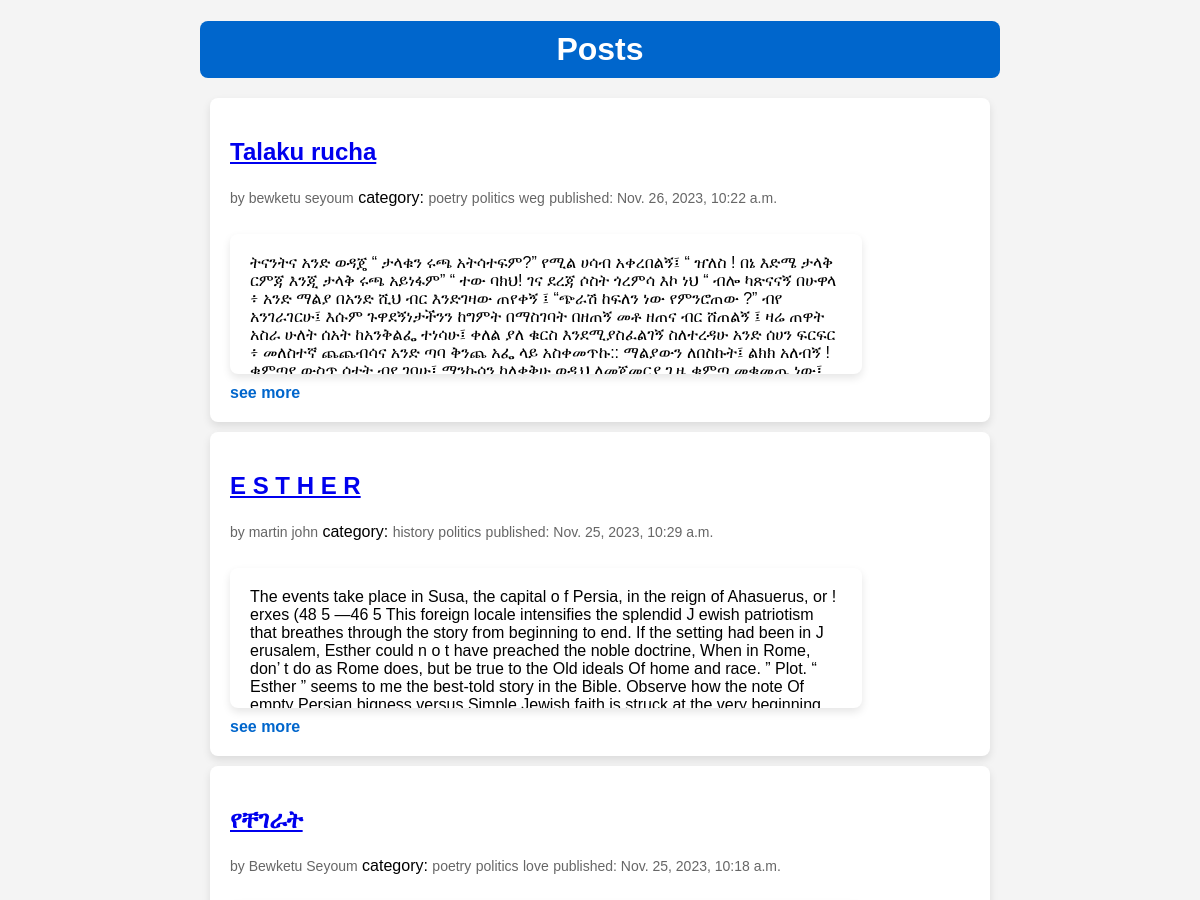
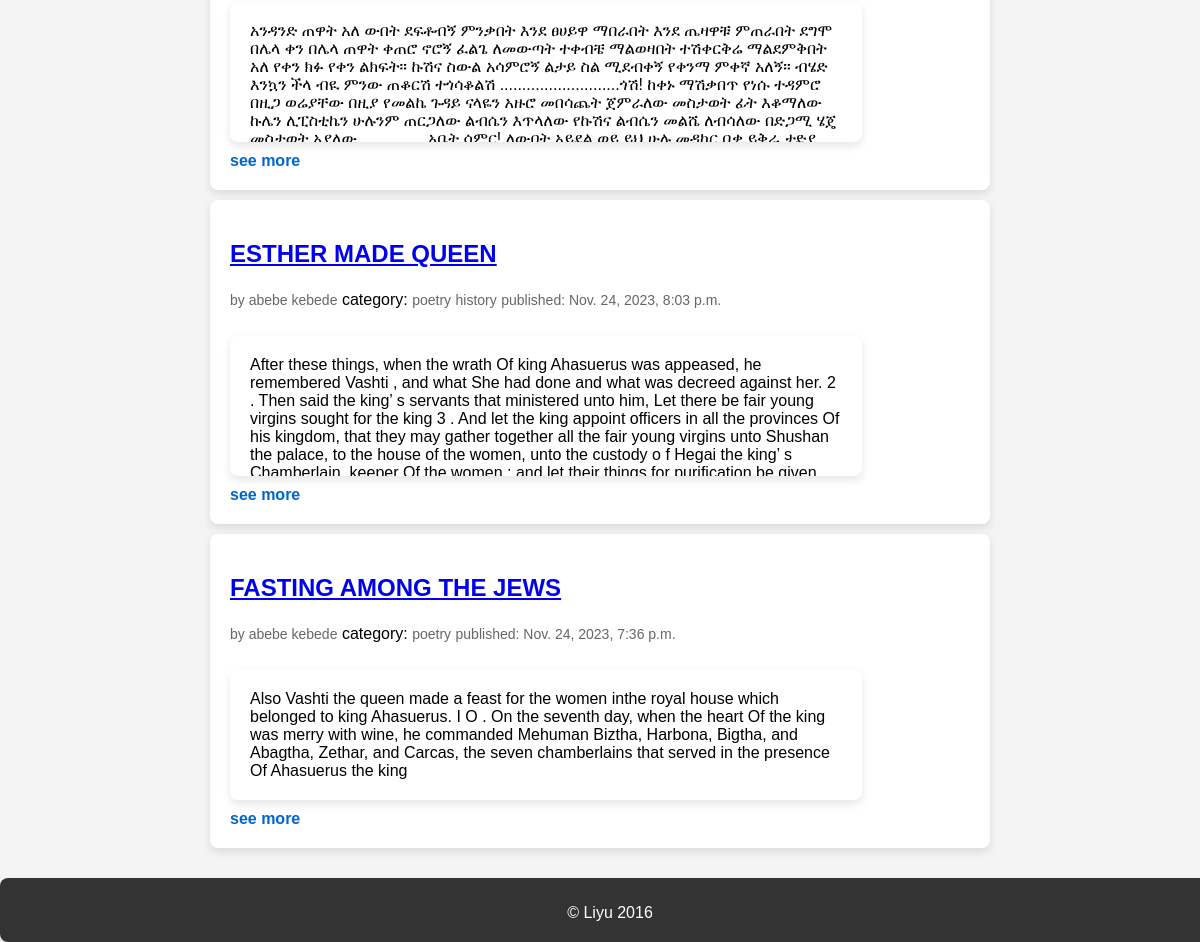
The app's page /tesfa/ with its own data (2 pictures, top to bottom).
### tesfa/models.py (models this page shows, shortened)
class Post(models.Model):
    title = models.CharField(max_length=30 )
    slug = models.SlugField(max_length=30)
    category = models.ManyToManyField(Category)
    author = models.ForeignKey( Author,  on_delete=models.CASCADE)
    publisher = models.ForeignKey(User, on_delete=models.SET_NULL, null=True, blank=True)
    class Status(models.IntegerChoices):
        PUBLISHED = 1, 'published'
        DRAFT = 2, 'draft'
    status = models.IntegerField(choices=Status.choices)
    published = models.DateTimeField(auto_now_add=True)
    modified = models.DateTimeField(auto_now=True)
    content = models.TextField()
    class Meta:
        ordering = ['-published']

class Author(models.Model):
        first_name = models.CharField(max_length=15)
        last_name = models.CharField(max_length=15)
        about = models.TextField()

class Category(models.Model):
    name = models.CharField(max_length=30)
    def __str__(self):
        return self.name

### tesfa/views.py (the view)
# urls.py: path('', views.post_list, name='post_list'),
def post_list(request):
    published = Post.objects.filter(status = 1)
    return render(request, 'tesfa/post/list.html', {'published' : published})

### tesfa/templates/tesfa/post/list.html (shortened to what this page needs)
{% extends 'tesfa/base.html' %}
{% block content %}
  <h1>Posts</h1>
  {% if published %} {% for post in published %}
    <div class="post-card">
      <h2>
        <a href="{% url 'post_detail' param1=post.slug param2=post.id %}">
          {{ post.title }}
        </a>
      </h2>
      <p class="post-meta">by {{ post.author.first_name }} {{ post.author.last_name }}</p>
      {% if post.category %}
        <span>category:</span>
        {% for category in post.category.all %}
          <p class="post-meta">{{ category }}</p>
        {% endfor %}
      {% else %}
        <p class="post-meta">category unknown</p>
      {% endif %}
      <p class="post-meta">published: {{ post.published }}</p>
      <p class="post-content max-height">{{ post.content }}</p>
      <a href="{% url 'post_detail' param1=post.slug param2=post.id %}" class="see-more">see more</a>
    </div>
  {% endfor %} {% else %}
    <p>no posts yet!</p>
  {% endif %}
{% endblock %}

### tesfa/templates/tesfa/base.html (shortened to what this page needs)
{% load static %}
<!DOCTYPE html>
<html lang="en">
<head>
    <link rel="stylesheet" href="{% static 'css/styles.css' %}" />
</head>
<body>
    <div class="container">
        {% block content %}{% endblock %}
    </div>
    <footer>
    <p>&copy; Liyu 2016</p>
</footer>
</body>
</html>

### tesfa/static/css/styles.css (style rules this page uses)
body { font-family: Arial, sans-serif; margin: 0; padding: 0; display: flex; flex-direction: column; min-height: 100vh; background-color: #f4f4f4; }
.container { text-align: center; max-width: 800px; margin: auto; }
h1 { color: #333; font-size: 2em; margin-bottom: 20px; background-color: #0066cc; padding: 10px; border-radius: 8px; color: #fff; }
.post-card { background-color: #fff; padding: 20px; margin: 10px; border-radius: 8px; box-shadow: 0 4px 8px rgba(0, 0, 0, 0.1); transition: transform 0.3s ease-in-out; flex: 0 1 calc(33.33% - 20px); text-align: left; }
.post-card h2 { margin-bottom: 10px; }
.post-meta { color: #666; font-size: 14px; display: inline-block; margin-bottom: 8px; }
.post-content { margin-top: 20px; background-color: #fff; padding: 20px; border-radius: 8px; box-shadow: 0 4px 8px rgba(0, 0, 0, 0.1); width: 80%; }
.post-content pre, p { margin-bottom: 10px; }
.post-content.max-height { max-height: 100px; overflow: hidden; }
.see-more { color: #0066cc; text-decoration: none; font-weight: bold; display: block; }
footer { margin-top: 20px; background-color: #333; color: #fff; padding: 10px; text-align: center; width: 100%; border-radius: 8px; box-shadow: 0 4px 8px rgba(0, 0, 0, 0.1); }

### records on screen
Post: title "Talaku rucha", author.first_name "bewketu", author.last_name "seyoum", published "Nov. 26, 2023, 10:22 a.m.", content "ትናንትና አንድ ወዳጄ “ ታላቁን ሩጫ አትሳተፍም?” የሚል ሀሳብ አቀረበልኝ፤ “ ዠለስ ! በኔ እድሜ ታላቅ ርምጃ እንጂ ታላቅ ሩጫ አይነፋም” “ ተው ባክህ! ገና ደረጃ ሶስት ጎረምሳ እኮ ነህ “ ብሎ ካጽናናኝ በሁዋላ ፥ አንድ ማልያ በአንድ ሺህ ብር እንድገዛው ጠየቀኝ ፤ “ጭራሽ ከፍለን ነው የምንሮጠው ?” ብየ አንገራገርሁ፤ እሱም ጉዋደኝነታችንን ከግምት በማስገባት በዘጠኝ መቶ ዘጠና ብር ሸጠልኝ ፤ ዛሬ ጠዋት አስራ ሁለት ሰአት ከአንቅልፌ ተነሳሁ፤ ቀለል ያለ ቁርስ እንደሚያስፈልገኝ ስለተረዳሁ አንድ ሰሀን ፍርፍር ፥ መለስተኛ ጨጨብሳና አንድ ጣባ ቅንጨ አፌ ላይ አስቀመጥኩ:: ማልያውን ለበስኩት፤ ልክክ አለብኝ !…"
Category: name "poetry"
Category: name "politics"
Category: name "weg"
Post: title "E S T H E R", author.first_name "martin", author.last_name "john", published "Nov. 25, 2023, 10:29 a.m.", content "The events take place in Susa, the capital o f Persia, in the reign of Ahasuerus, or ! erxes (48 5 —46 5 This foreign locale intensifies the splendid J ewish patriotism that breathes through the story from beginning to end. If the setting had been in J erusalem, Esther could n o t have preached the noble doctrine, When in Rome, don’ t do as Rome does, but be true to the Old ideals Of home and race. ” Plot. “ Esther ” seems to me the best-told story in the Bible. Observe how the note Of…"
Category: name "history"
Post: title "የቸገራት", author.first_name "Bewketu", author.last_name "Seyoum", published "Nov. 25, 2023, 10:18 a.m.", content "አንዳንድ ጠዋት አለ ውበት ደፍቶብኝ ምንቃበት እንደ ፀሀይዋ ማበራበት እንደ ጤዛዋቹ ምጠራበት ደግሞ በሌላ ቀን በሌላ ጠዋት ቀጠሮ ኖሮኝ ፈልጌ ለመውጣት ተቀብቼ ማልወዛበት ተሽቀርቅሬ ማልደምቅበት አለ የቀን ክፉ የቀን ልክፍት። ኩሽና ስውል አሳምሮኝ ልታይ ስል ሚደብቀኝ የቀንማ ምቀኛ አለኝ። ብሄድ እንኳን ችላ ብዪ ምንው ጠቆርሽ ተጎሳቆልሽ ...........................ጎሽ! ከቀኑ ማሽቃበጥ የነሱ ተዳምሮ በዚጋ ወሬያቸው በዚያ የመልኬ ጉዳይ ናላዬን አዙሮ መበሳጨት ጀምራለው መስታወት ፊት እቆማለው ኩሌን ሊፒስቲኬን ሁሉንም ጠርጋለው ልብሴን እጥላለው የኩሽና ልብሴን መልሼ ለብሳለው በድጋሚ ሄጄ…"
Category: name "love"
Post: title "ESTHER MADE QUEEN", author.first_name "abebe", author.last_name "kebede", published "Nov. 24, 2023, 8:03 p.m.", content "After these things, when the wrath Of king Ahasuerus was appeased, he remembered Vashti , and what She had done and what was decreed against her. 2 . Then said the king’ s servants that ministered unto him, Let there be fair young virgins sought for the king 3 . And let the king appoint officers in all the provinces Of his kingdom, that they may gather together all the fair young virgins unto Shushan the palace, to the house of the women, unto the custody o f Hegai the king’ s…"
Post: title "FASTING AMONG THE JEWS", author.first_name "abebe", author.last_name "kebede", published "Nov. 24, 2023, 7:36 p.m.", content "Also Vashti the queen made a feast for the women inthe royal house which belonged to king Ahasuerus. I O . On the seventh day, when the heart Of the king was merry with wine, he commanded Mehuman Biztha, Harbona, Bigtha, and Abagtha, Zethar, and Carcas, the seven chamberlains that served in the presence Of Ahasuerus the king"
